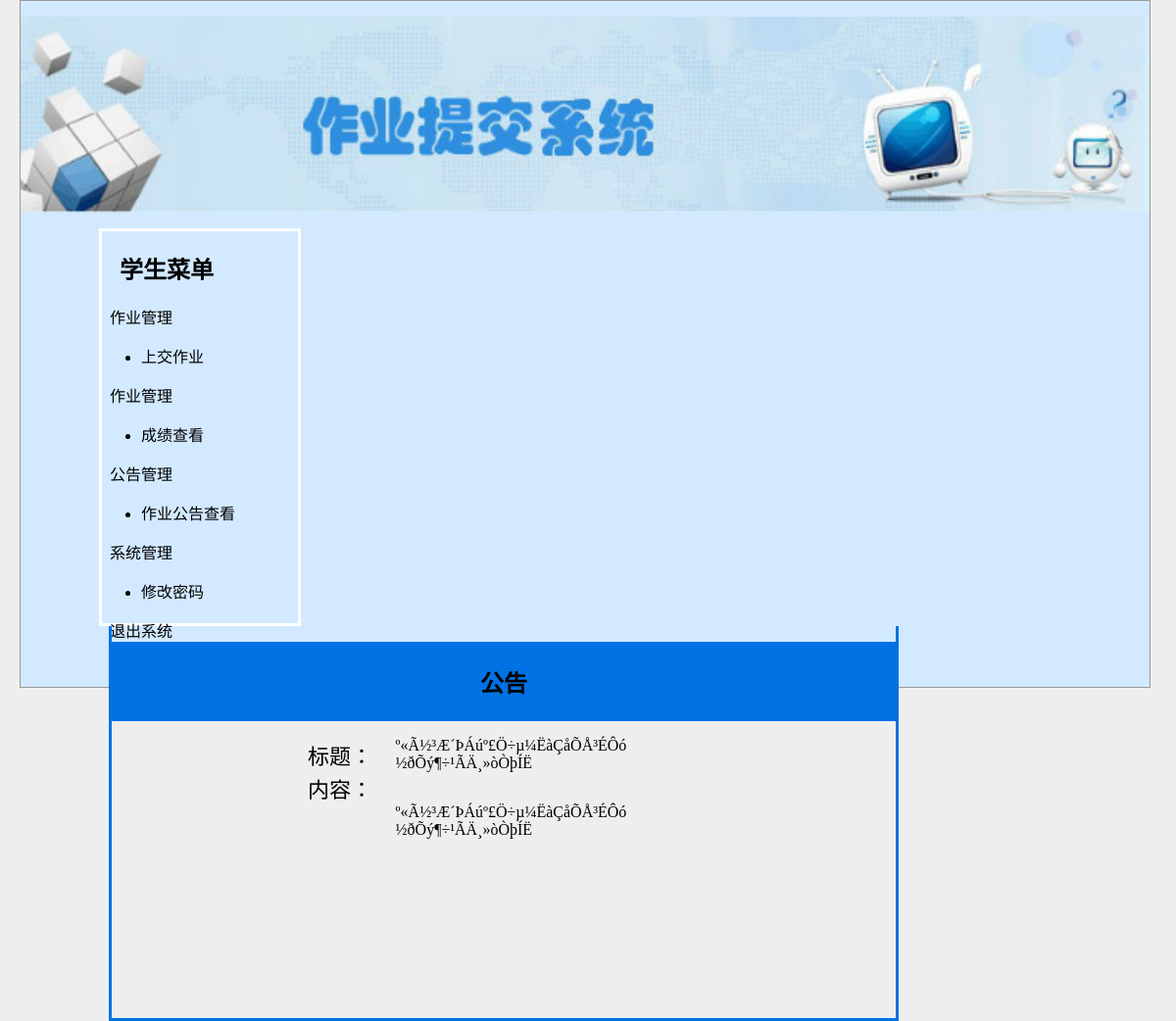
Page /phps/liuyan_detail.php?id=24 on the committed database.
### tables this page shows
CREATE TABLE `book` (
  `id` int(4) NOT NULL auto_increment,
  `name` varchar(100) NOT NULL,
  `content` longtext NOT NULL,
  PRIMARY KEY  (`id`)
);

### phps/liuyan_detail.php (the view, shortened to what this page needs)
<!DOCTYPE html PUBLIC "-//W3C//DTD XHTML 1.0 Transitional//EN" "http://www.w3.org/TR/xhtml1/DTD/xhtml1-transitional.dtd">
<html xmlns="http://www.w3.org/1999/xhtml">
<head>
<link rel="stylesheet" href="css/css.css" type="text/css" />
</head>
<body>
<div class="box3">
    <div>
    <p align="center">  <img src="..\img\head.png" align="center" width="100%" height=200px></img></p>
    </div>
    <div class="box1" >
    <h2>&nbsp;&nbsp;&nbsp;学生菜单</h2>
     &nbsp;&nbsp;作业管理
     <ul type="disc">
       <li><a href="../filesuploaad/index.php" STYLE='text-decoration:none;COLOR:black'>上交作业</li>
       </ul>
       &nbsp;&nbsp;作业管理
     <ul type="disc">
       <li><a href="../stu/mysqli_showlist.php" STYLE='text-decoration:none;COLOR:black'>成绩查看</a></li>
       </ul>
       &nbsp;&nbsp;公告管理
     <ul type="disc">
       <li><a href="../phps/liuyan_detail.php" STYLE='text-decoration:none;COLOR:black'>作业公告查看</li>
       </ul>
     &nbsp;&nbsp;系统管理
     <ul type="disc">
       <li><a href="../upload/change_check.php" STYLE='text-decoration:none;COLOR:black'>修改密码</a></li>
       </ul>
     <a href="../index.php" STYLE='text-decoration:none;COLOR:black'>&nbsp;&nbsp;退出系统</a>
    </div>
    <div class="box2" >
<p>
  <?php
$id=$_GET['id'];
$sql="select * from book where id='$id'";
$result=mysql_query($sql);
$row=mysql_fetch_array($result);
?>
    <table width=800px height=50px bgcolor="#0072E3">
      <tr><th><h2>公告</h2></th></tr>
    </table>
   <table width="400" border="0" align="center" cellpadding="0" cellspacing="0">
  <tr>
    <td width="100" class="zi">标题：</td>
    <td width="340"><?php echo $row['name']; ?></td>
  </tr>
  <tr>
    <td width="100" class="zi">内容：</td>
    <td>&nbsp;</td>
  </tr>
  <tr>
    <td>&nbsp;</td>
    <td><?php echo $row['content']; ?></td>
  </tr>
</table>
<p>&nbsp;</p>
</div>
</div>
</body>
</html>

### phps/css/css.css (style rules this page uses)
body { font:"΢���ź�"; margin:0px; font-size:16px; }

### phps/liuyan_detail.php (style rules this page uses)
body { background-color:#eee;margin:0;padding:0; }
.box3 { margin-left: 20px; background-color: #D2E9FF; width:96%; height:700px; border-bottom-width:1px; border-bottom-style: solid; border-bottom-color:#999; border-left-width: 1px; border-left-style: solid; border-left-color:#999; border-top-width:1px; border-top-style:solid; border-top-color:#999; border-right-width:1px; border-right-style: solid; border-right-color:#999; }
.box1 { margin-left: 80px; width:200px; height:400px; float: left; border-bottom-width:3px; border-bottom-style:solid; border-bottom-color:#FFF; border-left-width: 3px; border-left-style: solid; border-left-color:#FFF; border-top-width:3px; border-top-style: solid; border-top-color:#FFF; border-right-width:3px; border-right-style: solid; border-right-color:#FFF; }
.box2 { float:left; margin-left: 90px; width: 800px; height:400px; border-bottom-width:3px; border-bottom-style:solid; border-bottom-color:#0072E3; border-left-width:3px; border-left-style: solid; border-left-color:#0072E3; border-right-width:3px; border-right-style:solid; border-right-color:#0072E3; }
.zi { font-size:22px; }

### rows in the picture
book: name "º«Ã½³Æ´ÞÁúº£Ö÷µ¼ËàÇåÕÅ³ÉÔó ½ðÕý¶÷¹ÃÄ¸»òÒþÍË", content "º«Ã½³Æ´ÞÁúº£Ö÷µ¼ËàÇåÕÅ³ÉÔó ½ðÕý¶÷¹ÃÄ¸»òÒþÍË"
